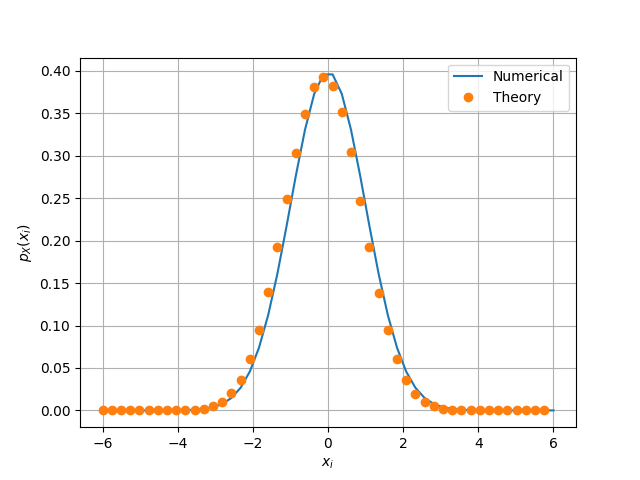

Here is the Python script that generated this plot:
import numpy as np
import mpmath as mp
import scipy 
import matplotlib.pyplot as plt
maxrange=50
maxlim=6.0
x = np.linspace(-maxlim,maxlim,maxrange)#points on the x axis
simlen = int(1e6) #number of samples
err = [] #declaring probability list
pdf = [] #declaring pdf list
#randvar = np.random.normal(0,1,simlen)
#randvar = np.loadtxt('uni.dat',dtype='double')
randvar = np.loadtxt('gau.dat',dtype='double')

for i in range(0,maxrange):
	err_ind = np.nonzero(randvar < x[i]) #checking probability condition
	err_n = np.size(err_ind) #computing the probability
	err.append(err_n/simlen) #storing the probability values in a list

	
for i in range(0,maxrange-1):
	test = (err[i+1]-err[i])/(x[i+1]-x[i])
	pdf.append(test) #storing the pdf values in a list

def gauss_pdf(x):
	return 1/mp.sqrt(2*np.pi)*np.exp(-x**2/2.0)
	
vec_gauss_pdf = scipy.vectorize(gauss_pdf)
plt.plot(x,vec_gauss_pdf(x))#plotting the PDF
plt.plot(x[0:(maxrange-1)].T,pdf,'o')
plt.grid() #creating the grid
plt.xlabel('$x_i$')
plt.ylabel('$p_X(x_i)$')
plt.legend(["Numerical","Theory"])


plt.show() #opening the plot window
